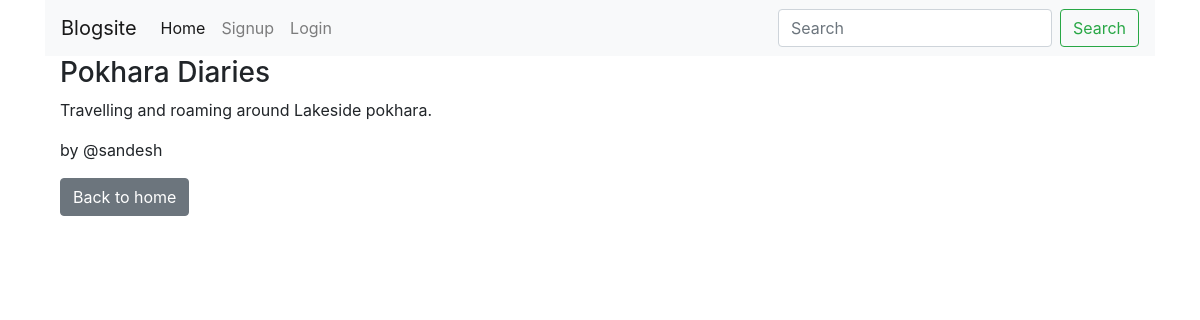
/blogs/dashview/pokhara-diaries/, run on the app's committed database.
### posts/models.py (models this page shows, shortened)
class Post(models.Model):
    title = models.CharField(max_length=100)
    content = models.TextField()
    published_date = models.DateTimeField(auto_now=True)
    category = models.ForeignKey(Category, on_delete=models.CASCADE, null=True)
    user = models.ForeignKey(User,on_delete=models.CASCADE,null=True,blank=True)
    slug = models.SlugField(null=True, unique=True)

### posts/views.py (the view)
# urls.py: path("dashview/<slug:slug>/",views.blog_details,name="dashview"),
def blog_details(request,slug):
    blog = Post.objects.get(slug=slug)
    data = {'blog':blog}
    return render(request,'blog-details.html',data)

### templates/blog-details.html
{% extends 'base.html' %} {% load static %}
{% block content %}
<main>
	{% if request.user == blog.user %}
		<div class="container">
			<h3>{{blog.title}}</h3>
			<p>{{blog.content}}</p>
			{{ blog.slug }}
			<p>by = {{blog.user}}</p>
			<button class=" btn btn-danger"> <a href="{% url 'delete' blog.slug  %}">Delete</a> </button> <a href="{% url 'blogs' %}"><button class="btn btn-secondary">Back to home</button></a>  <button class = " btn btn-success"> <a href="{% url 'update' blog.slug %}"> Edit</a> </button>
		</div>
	{% else %}
		<div class="container">
			<h3>{{blog.title}}</h3>
			<p>{{blog.content}}</p>
			<p>by  @{{blog.user}}</p>
			<a href="{% url 'blogs' %}"><button class="btn btn-secondary">Back to home</button></a>
		</div>
	{% endif %}
</main>
{% endblock %}

### data on the page
Post: title "Pokhara Diaries", content "Travelling and roaming around Lakeside pokhara.", user "sandesh"
